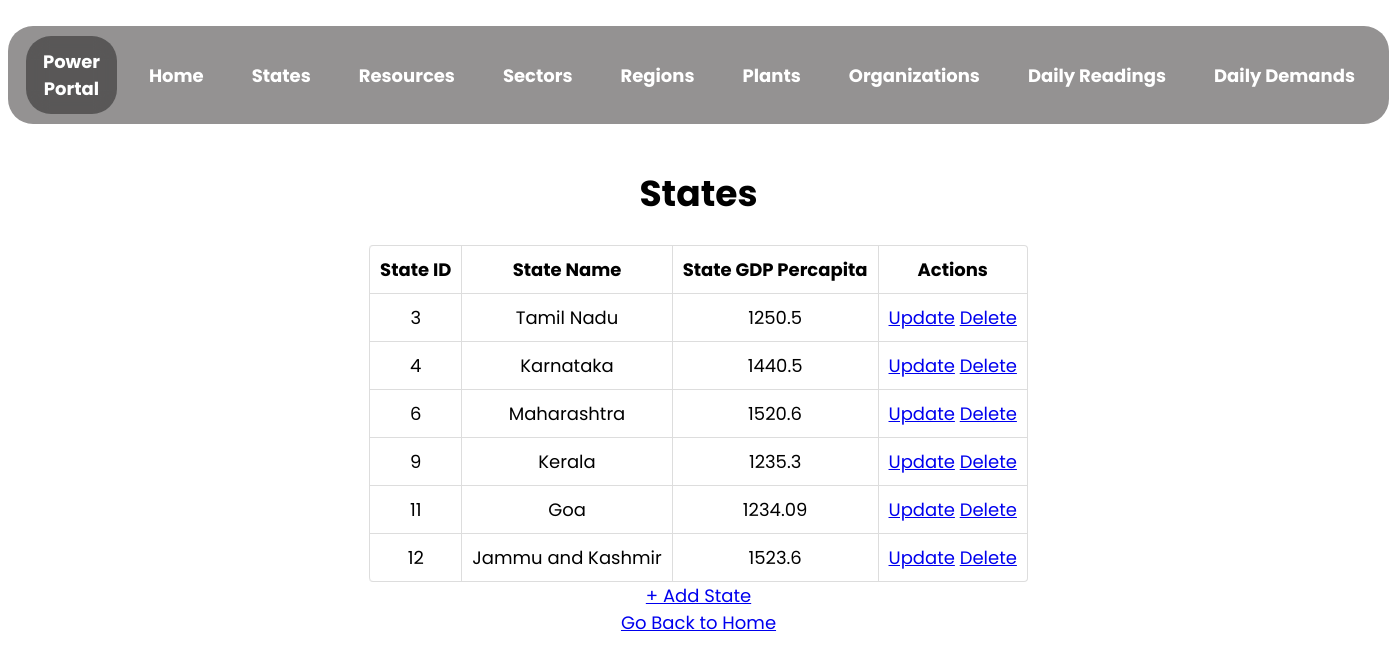
Screenshot of /state with the database file from the repository.
### app.py (models this page shows)
class State(db.Model):
    __tablename__ = "states"
    state_id = db.Column(db.Integer, autoincrement = True, primary_key = True, unique = True, nullable = False)
    state_name = db.Column(db.String, nullable = False, unique = True)
    gdp_state_percapita = db.Column(db.Float)

### app.py (the view)
@app.route("/state", methods = ["GET"])
def view_state():
    state_list = State.query.all()
    return render_template(
        "view_state.html",
        state_list = state_list
    )

### templates/view_state.html (shortened to what this page needs)
<!DOCTYPE html>
<html lang="en">
  <head>
    <link rel="stylesheet" href="../static/assets/view.css">
  </head>
  <body>
    <nav>
      <ul class="menu-bar">
        <div class="logo">
          <a href="/">Power Portal </a>
        </div>
        <li><a href="/">Home</a></li>
        <li><a href="/state">States</a></li>
        <li><a href="/resource">Resources</a></li>
        <li><a href="/sector">Sectors</a></li>
        <li><a href="/region">Regions</a></li>
        <li><a href="/plant">Plants</a></li>
        <li><a href="/organization">Organizations</a></li>
        <li><a href="/daily_reading">Daily Readings</a></li>
        <li><a href="/daily_demand">Daily Demands</a></li>
      </ul>
    </nav>
    <h1 style="text-align: center">States</h1>
    {% if state_list | length == 0 %}
        <p>No States Found! Add the states now!</p>
        <a href="/state/create" type="button">+ Add State</a>
    {% else %}
    <table id="state-detail">
      <thead>
        <th>State ID</th>
        <th>State Name</th>
        <th>State GDP Percapita</th>
        <th>Actions</th>
      </thead>
      {% for state in state_list %}
      <tr>
        <td>{{state["state_id"]}}</td>
        <td>{{state["state_name"]}}</td>
        <td>{{state["gdp_state_percapita"]}}</td>
        <td>
            <a href="/state/{{state['state_id']}}/update" type="button">Update</a>
            <a href="/state/{{state['state_id']}}/delete" type="button">Delete</a>
        </td>
      </tr>
      {% endfor %}
    </table>
    <a href="/state/create" type="button">+ Add State</a>
    {% endif %}
    <br>
    <a href="/">Go Back to Home</a>
  </body>
</html>

### static/assets/view.css (style rules this page uses)
html { scroll-behavior: smooth; }
html { background-color: none; position: relative; -webkit-animation-name: animatebottom; -webkit-animation-duration: 1s; animation-name: animatebottom; animation-duration: 1s; }
body { font-family: 'Poppins', sans-serif; text-align: center; font-size: large; }
.logo { border-radius: 25px; height: fit-content; display: inline-flex; background-color: rgba(0,0,0,0.4); -webkit-backdrop-filter: blur(10px); backdrop-filter: blur(10px); align-items: center; vertical-align: middle; padding: 12px 16px; margin: 0 8px; top: 0; color: white; transition: all .2s; }
.logo a { text-decoration: none; color: white; font-weight: bold; }
.menu-bar { border-radius: 25px; height: fit-content; display: inline-flex; background-color: rgb(148, 146, 146); -webkit-backdrop-filter: blur(10px); backdrop-filter: blur(10px); align-items: center; padding: 0 10px; padding-top: 10px; padding-bottom: 10px; top: 0; }
.menu-bar li { list-style: none; color: white; padding: 12px 16px; margin: 0 8px; position: relative; cursor: pointer; white-space: nowrap; transition: all .2s; }
.menu-bar li a { color: white; text-decoration: none; font-weight: bold; }
table { width: fit-content; border: 1px solid #ddd; border-collapse: separate; border-left: 0; border-radius: 4px; border-spacing: 0px; margin-left: auto; margin-right: auto; }
thead { display: table-header-group; vertical-align: middle; border-color: inherit; border-collapse: separate; text-align: center; padding: 10px; }
tr { display: table-row; vertical-align: inherit; border-color: inherit; text-align: center; padding: 10px; }
th, td { padding: 5px 4px 6px 4px; text-align: center; vertical-align: top; border-left: 1px solid #ddd; padding: 10px; }
td { border-top: 1px solid #ddd; }
thead:first-child tr:first-child th:first-child, tbody:first-child tr:first-child td:first-child { border-radius: 4px 0 0 0; }
thead:last-child tr:last-child th:first-child, tbody:last-child tr:last-child td:first-child { border-radius: 0 0 0 4px; }

### rows the page displays
State: state_id "3", state_name "Tamil Nadu", gdp_state_percapita "1250.5"
State: state_id "4", state_name "Karnataka", gdp_state_percapita "1440.5"
State: state_id "6", state_name "Maharashtra", gdp_state_percapita "1520.6"
State: state_id "9", state_name "Kerala", gdp_state_percapita "1235.3"
State: state_id "11", state_name "Goa", gdp_state_percapita "1234.09"
State: state_id "12", state_name "Jammu and Kashmir", gdp_state_percapita "1523.6"
